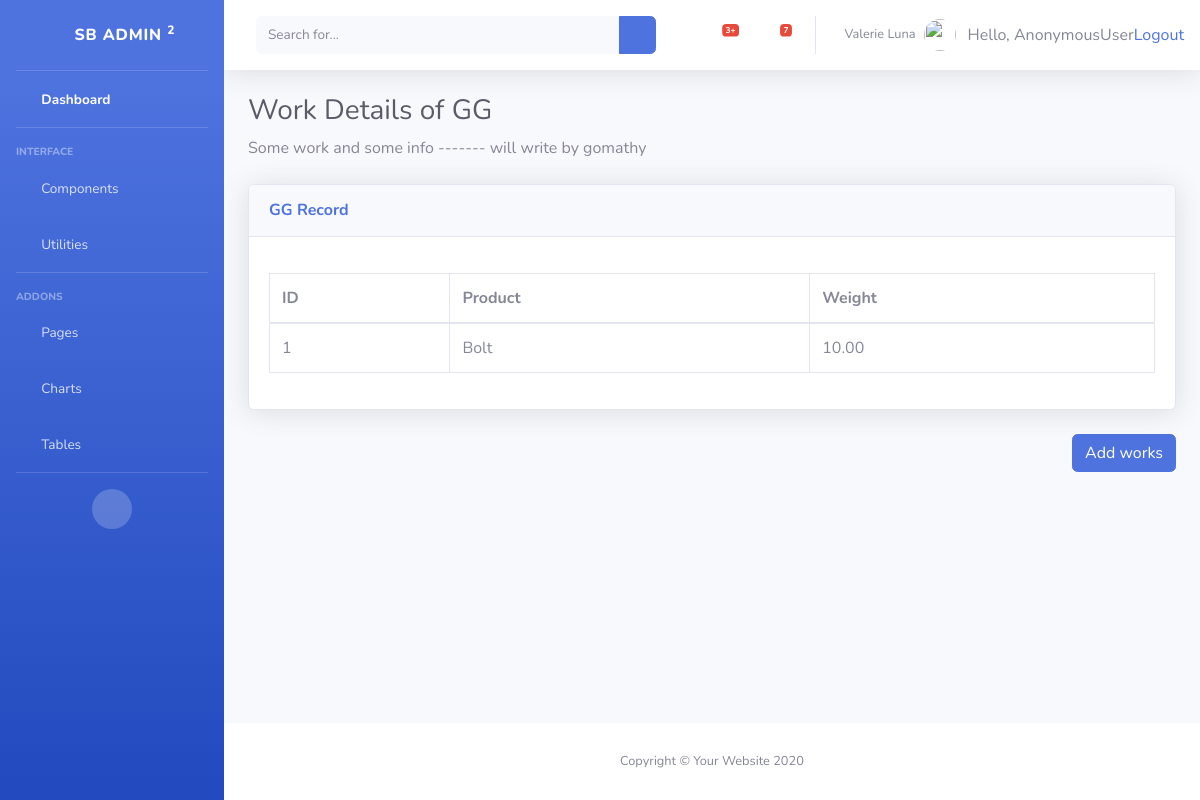
The app's page /1/view_works/, older data.
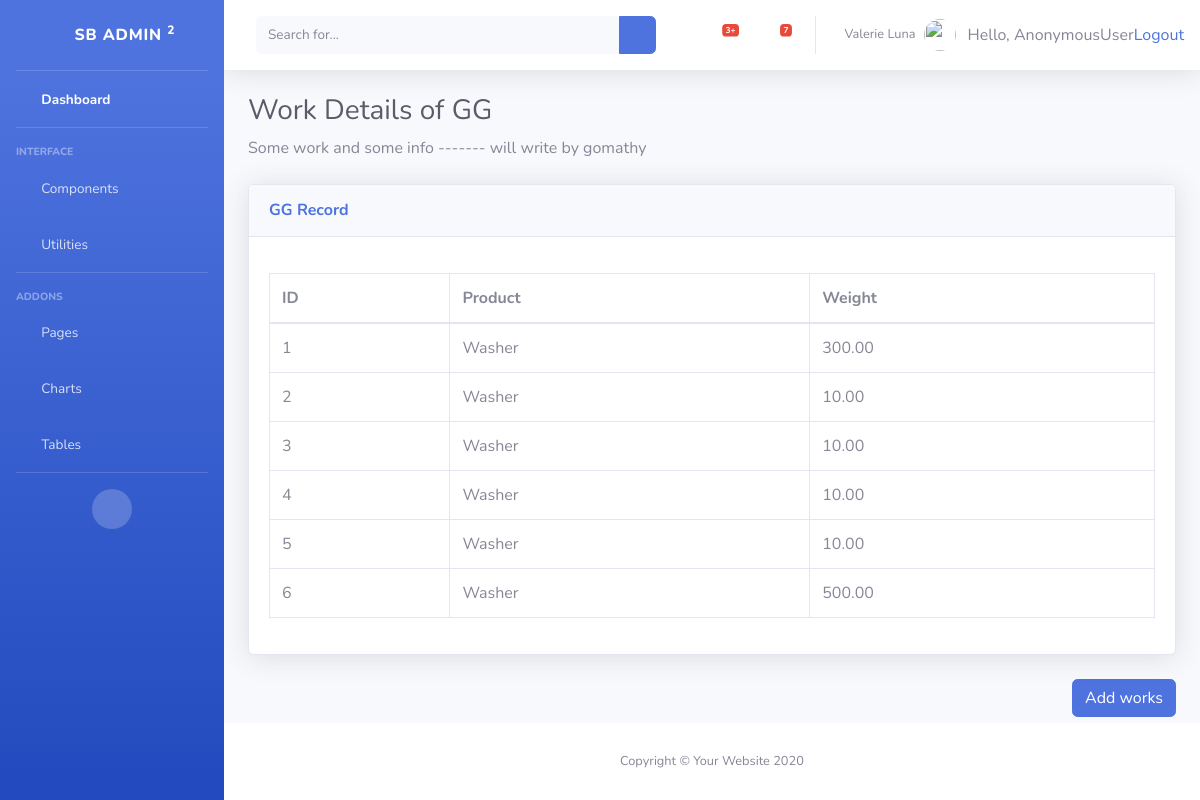
The same page, newer data.
### inventory/models.py (models this page shows, shortened)
class Work(models.Model):
	emp 	 = models.ForeignKey(Employee, on_delete=models.CASCADE)
	product  = models.ForeignKey(Products, on_delete=models.CASCADE)
	material = models.ForeignKey(raw_materials, on_delete=models.CASCADE)
	weight 	 = models.DecimalField(max_digits=12, decimal_places=2,  default=0.0, blank=True)

class Products(models.Model):
	name 	= models.CharField("Product Name", max_length=30)
	cost 	= models.DecimalField(max_digits=10, decimal_places=2, default=0) # cost per Kg
	wages 	= models.DecimalField(max_digits=10, decimal_places=2, default=0) # wages per Kg
	weight 	= models.DecimalField(max_digits=10, decimal_places=2, default=0) # weight of the products in kg
	def __str__(self):
		return self.name

### inventory/views.py (the view)
# urls.py: path('<int:emp_id>/view_works/', views.view_works, name='view_works'),
def view_works(request, emp_id):
	emp = get_object_or_404(Employee, pk=emp_id)
	wk = Work.objects.filter(emp=emp_id)
	return render(request, 'inventory/view_works.html', { 'wk' : wk, 'emp' : emp })

### inventory/templates/inventory/view_works.html
{% extends 'inventory/base.html' %}
{% block body %}
<h1 class="h3 mb-2 text-gray-800">Work Details of {{ emp.name }}</h1>
<p class="mb-4">Some work and some info ------- will write by gomathy  </p>
<div class="card shadow mb-4">
  <div class="card-header py-3">
    <h6 class="m-0 font-weight-bold text-primary"> {{ emp.name }} Record </h6>
  </div>
  <div class="card-body">
    <div class="table-responsive">
      <table class="table table-bordered" id="dataTable" width="100%" cellspacing="0">
        <thead>
          <tr>
            <th>ID</th>
            <th>Product</th>
            <th>Weight</th>
          </tr>
        </thead>
        <tbody>
      		<ul>
      			{% for w in wk %}
      				<tr>
                <td>{{ w.id }} </td>
                <td>{{ w.product }} </td>
                <td>{{ w.weight }} </td>
    		      </tr>
            {% endfor %}
          </ul>
        </tbody>
      </table>
    </div>
  </div>
</div>
<div class="button-group" align="right" >
  <a href="{% url 'inventory:add_work' emp.id %}" class="btn btn-primary" role="button" > Add works </a>
</div>
{% endblock %}

Row changes from the older to the newer data that the page shows:
changed Work id 1: product "Bolt" → "Washer"; weight "10.00" → "300.00"
now on this page (row edited): Work: id "2", product "Washer", weight "10.00"
added Work: id "3", product "Washer", weight "10.00"
added Work: id "4", product "Washer", weight "10.00"
added Work: id "5", product "Washer", weight "10.00"
added Work: id "6", product "Washer", weight "500.00"
